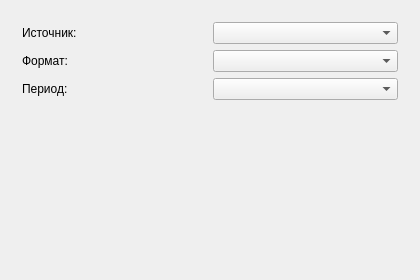
<?xml version="1.0" encoding="UTF-8"?>
<ui version="4.0"><class>Dialog</class><widget class="QDialog" name="Dialog"><property name="geometry"><rect><x>0</x><y>0</y><width>420</width><height>280</height></rect></property><property name="windowTitle"><string>#108 lists/193_combo_in_grid</string></property><layout class="QVBoxLayout" name="verticalLayout"><property name="leftMargin"><number>11</number></property><property name="topMargin"><number>11</number></property><property name="rightMargin"><number>11</number></property><property name="bottomMargin"><number>11</number></property><property name="spacing"><number>6</number></property><item><layout class="QGridLayout" name="g"><property name="leftMargin"><number>11</number></property><property name="topMargin"><number>11</number></property><property name="rightMargin"><number>11</number></property><property name="bottomMargin"><number>11</number></property><property name="spacing"><number>6</number></property><item row="0" column="0"><widget class="QLabel" name="l1"><property name="text"><string>Источник:</string></property></widget></item><item row="0" column="1"><widget class="QComboBox" name="c1"></widget></item><item row="1" column="0"><widget class="QLabel" name="l2"><property name="text"><string>Формат:</string></property></widget></item><item row="1" column="1"><widget class="QComboBox" name="c2"></widget></item><item row="2" column="0"><widget class="QLabel" name="l3"><property name="text"><string>Период:</string></property></widget></item><item row="2" column="1"><widget class="QComboBox" name="c3"></widget></item></layout></item><item><spacer name="verticalSpacer"><property name="orientation"><enum>Qt::Orientation::Vertical</enum></property><property name="sizeHint" stdset="0"><size><width>40</width><height>20</height></size></property></spacer></item></layout></widget></ui>
